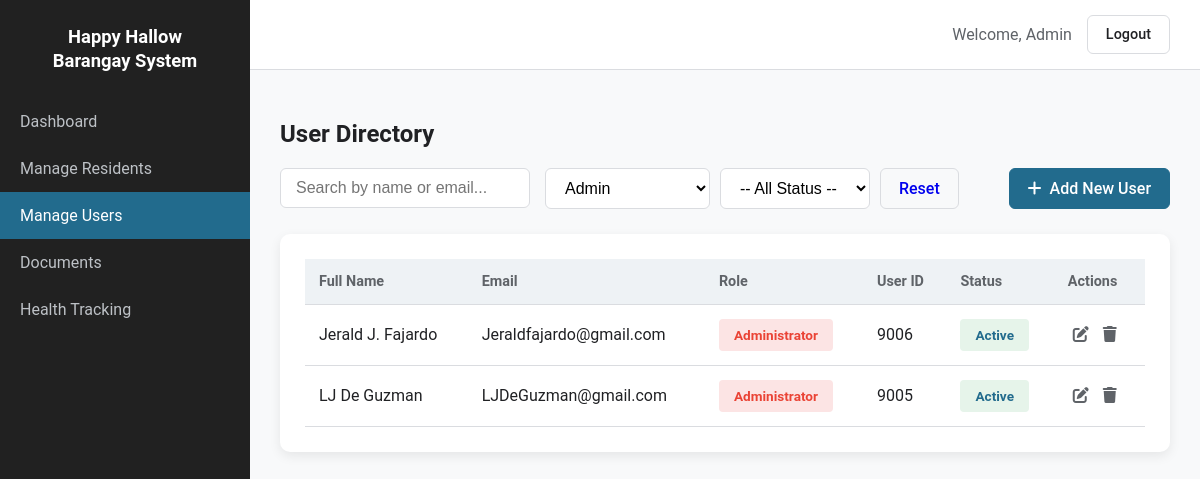
The app's page /admin/users.php?role=admin (signed in) with its own data.
### tables this page shows
CREATE TABLE IF NOT EXISTS `users` (
  `user_id` int NOT NULL AUTO_INCREMENT,
  `fullname` varchar(255) DEFAULT NULL,
  `email` varchar(100) NOT NULL,
  `password` varchar(255) NOT NULL,
  `role` varchar(10) NOT NULL,
  `status` varchar(10) NOT NULL DEFAULT 'active',
  PRIMARY KEY (`user_id`)
);

### admin/users.php (the view, shortened to what this page needs)
<?php
$logged_in_username = isset($_SESSION['user_name']) ? htmlspecialchars($_SESSION['user_name']) : 'Admin';
require_once 'db_connect.php';
$search_term = $_GET['search'] ?? '';
$role_filter = $_GET['role'] ?? '';
function getRoleBadge($role) {
    switch(strtolower($role)) {
        case 'admin': return ['text' => 'Administrator', 'class' => 'badge-admin', 'permission' => 'Full control over all system data, including residents, users, and documents.'];
    }
}
function getStatusBadge($status) {
    $status = strtolower($status);
    if ($status == 'active') {
        return ['text' => 'Active', 'class' => 'badge-active'];
    }
    return ['text' => ucfirst($status), 'class' => 'badge-none'];
}
$data = ['count' => 0, 'users' => []];
$where_clauses = [];
$params = [];
$types = '';
if (!empty($role_filter)) {
    $where_clauses[] = "role = ?";
    $params[] = $role_filter;
    $types .= 's';
}
$sql = "SELECT user_id, fullname, email, role, status FROM users";
if (!empty($where_clauses)) {
    $sql .= " WHERE " . implode(" AND ", $where_clauses);
}
$sql .= " ORDER BY user_id DESC";
try {
    $stmt = $conn->prepare($sql);
    if (!empty($params)) {
        $stmt->bind_param($types, ...$params);
    }
    $stmt->execute();
    $result = $stmt->get_result();
    if ($result && $result->num_rows > 0) {
        $users_array = [];
        while($row = $result->fetch_assoc()) {
            $users_array[] = $row;
        }
        $data['users'] = $users_array;
        $data['count'] = count($users_array);
    }
} catch (Exception $e) {
    $_SESSION['error_message'] = "Database Error: " . htmlspecialchars($e->getMessage());
}
function renderUserTableRows($users) {
    $rowsHtml = '';
    foreach ($users as $user) {
        $roleBadge = getRoleBadge($user['role']);
        $statusBadge = getStatusBadge($user['status']);
        $userId = htmlspecialchars($user['user_id']);
        $fullname = htmlspecialchars($user['fullname'] ?? '');
        $email = htmlspecialchars($user['email'] ?? '');
        $createdAt = htmlspecialchars($user['created_at'] ?? 'N/A');
        $rowsHtml .= '
            <tr class="user-row" data-user-id="' . $userId . '">
                <td>' . $fullname . '</td>
                <td>' . $email . '</td>
                <td><span class="special-status-bar ' . $roleBadge['class'] . '" style="margin-bottom: 0;">' . $roleBadge['text'] . '</span></td>
                <td>' . $userId . '</td>
                <td><span class="special-status-bar ' . $statusBadge['class'] . '" style="margin-bottom: 0;">' . $statusBadge['text'] . '</span></td>
                <td>
                    <div class="action-icon-group">
                        <a href="edit_user.php?id=' . $userId . '" class="action-btn edit-btn" title="Edit User">
                            <i class="fas fa-edit"></i> </a>
                        <a href="delete_user.php?id=' . $userId . '" class="action-btn delete-btn" title="Delete User" onclick="return confirm(\'Are you sure you want to delete this user (ID: ' . $userId . ')?\');">
                            <i class="fas fa-trash"></i> </a>
                    </div>
                </td>
            </tr>';
        $rowsHtml .= '
            <tr class="detail-row" data-detail-id="' . $userId . '">
                <td colspan="6">
                    <div class="detail-container">
                        <div class="special-status-bar ' . $roleBadge['class'] . '">
                            Role: ' . $roleBadge['text'] . '
                        </div>
                        <div class="detail-tabs">
                            <span class="detail-tab active" data-tab="account-' . $userId . '">Account Info</span>
                            <span class="detail-tab" data-tab="permissions-' . $userId . '">Role & Permissions</span>
                        </div>
                        <div class="tab-content active" id="account-' . $userId . '">
                            <div class="detail-grid">
                                <div class="detail-box">
                                    <h4>IDENTIFICATION</h4>
                                    <p><strong>User ID:</strong> ' . $userId . '</p>
                                    <p><strong>Full Name:</strong> ' . $fullname . '</p>
                                    <p><strong>Email:</strong> ' . $email . '</p>
                                </div>
                                <div class="detail-box">
                                    <h4>STATUS & DATE</h4>
                                    <p><strong>Current Status:</strong> <span class="special-status-bar ' . $statusBadge['class'] . '" style="padding: 3px 8px; margin: 0;">' . $statusBadge['text'] . '</span></p>
                                    <p><strong>Account Created:</strong> ' . $createdAt . '</p>
                                </div>
                            </div>
                        </div>
                        <div class="tab-content" id="permissions-' . $userId . '">
                            <div class="detail-box">
                                <h4>USER ROLE & ACCESS LEVEL</h4>
                                <p><strong>Role:</strong> <span class="special-status-bar ' . $roleBadge['class'] . '" style="padding: 3px 8px; margin: 0;">' . $roleBadge['text'] . '</span></p>
                                <p><strong>Permissions:</strong></p>
                                <p><em>' . htmlspecialchars($roleBadge['permission']) . '</em></p>
                            </div>
                        </div>
                    </div>
                </td>
            </tr>';
    }
    return $rowsHtml;
}
?>
<!DOCTYPE html>
<html lang="en">
<head>
    <link
      rel="stylesheet"
      href="https://cdnjs.cloudflare.com/ajax/libs/font-awesome/6.0.0-beta3/css/all.min.css"
    />
</head>
<body>
<div class="app-container">
    <div class="sidebar">
        <div class="logo">Happy Hallow<br />Barangay System</div>
        <nav class="main-nav">
            <ul>
                <li><a href="admin_dashboard.php">Dashboard</a></li>
                <li><a href="residents.php">Manage Residents</a></li>
                <li><a href="users.php" class="active">Manage Users</a></li>
                <li><a href="documents.php">Documents</a></li>
                <li><a href="health_tracking.php">Health Tracking</a></li>
            </ul>
        </nav>
    </div>
    <div class="main-content">
        <div class="topbar">
            <div class="topbar-right">
                <span class="user-info">Welcome, <?php echo $logged_in_username; ?></span>
                <a href="logout.php" class="btn logout-btn">Logout</a>
            </div>
        </div>
        <div class="page-content">
            <h2 id="user-count-header">User Directory</h2>
            <form id="filter-form" method="GET" action="users.php" class="data-control-panel">
                <div class="search-and-filter-wrapper">
                    <input
                        type="text"
                        placeholder="Search by name or email..."
                        class="search-input"
                        name="search"
                        id="search-input"
                        value="<?php echo htmlspecialchars($search_term); ?>"
                    />
                    <div class="filter-group">
                        <select class="filter-select" name="role" id="role-filter" onchange="this.form.submit()">
                            <option value="admin" <?php echo $role_filter == 'admin' ? 'selected' : ''; ?>>Admin</option>
                        </select>
                        <select class="filter-select" name="status" id="status-filter" onchange="this.form.submit()">
    <option value="">-- All Status --</option>
</select>
                        <a href="users.php" class="btn">Reset</a>
                    </div>
                </div>
                <a href="add_user.php" class="btn primary-btn add-btn">
                    <i class="fas fa-plus"></i>Add New User
                </a>
            </form>
            <div id="user-table-container">
                <div class="card data-table-card">
                    <div class="table-responsive">
                        <table id="users-main-table">
                            <thead>
                                <tr>
                                    <th>Full Name</th>
                                    <th>Email</th>
                                    <th>Role</th>
                                    <th>User ID</th>
                                    <th>Status</th>
                                    <th>Actions</th>
                                </tr>
                            </thead>
                            <tbody id="users-table-body">
                                <?php echo renderUserTableRows($data['users']); ?>
                            </tbody>
                        </table>
                    </div>
                </div>
            </div>
            </div>
    </div>
</div>
</body>
</html>

### admin/users.php (style rules this page uses)
:root { --primary-color: #226b8dff; --primary-dark: #226b8dff; --secondary-color: #5f6368; --warning-color: #fbbc04; --danger-color: #ea4335; --background-color: #f8f9fa; --card-background: #ffffff; --sidebar-bg: #212121; --text-color: #202124; --text-light: #5f6368; --border-color: #dadce0; --radius: 10px; --shadow: 0 4px 12px rgba(0, 0, 0, 0.08); }
* { box-sizing: border-box; }
body { margin: 0; font-family: "Roboto", Arial, sans-serif; background: var(--background-color); color: var(--text-color); }
a { text-decoration: none; }
.app-container { display: flex; min-height: 100vh; }
.sidebar { width: 250px; background: var(--sidebar-bg); color: white; }
.logo { padding: 25px; text-align: center; font-weight: 700; font-size: 1.15rem; line-height: 1.3; }
.main-nav ul { list-style: none; padding: 0; margin: 0; }
.main-nav a { display: block; padding: 14px 20px; color: #bdc1c6; }
.main-nav a:hover, .main-nav a.active { background: var(--primary-dark); color: white; }
.main-content { flex: 1; }
.topbar { background: white; padding: 15px 30px; border-bottom: 1px solid var(--border-color); display: flex; justify-content: flex-end; align-items: center; }
.topbar-right { display: flex; align-items: center; }
.user-info { margin-right: 15px; color: var(--text-light); }
.logout-btn { padding: 8px 15px; border: 1px solid var(--border-color); background: transparent; color: var(--text-color); font-size: 0.9rem; cursor: pointer; border-radius: 6px; transition: background-color 0.2s; font-weight: 500; }
.page-content { padding: 30px; }
.card { background: white; border-radius: var(--radius); box-shadow: var(--shadow); padding: 25px; margin-bottom: 30px; }
.btn { padding: 10px 18px; border-radius: 6px; font-weight: 500; border: 1px solid var(--border-color); cursor: pointer; transition: background-color 0.2s, box-shadow 0.2s; }
.primary-btn { background: var(--primary-color); color: white; border-color: var(--primary-color); }
table { width: 100%; border-collapse: collapse; }
thead { background: #eef2f5; color: var(--text-light); font-weight: 600; font-size: 0.9rem; text-align: left; }
th, td { padding: 14px; border-bottom: 1px solid var(--border-color); }
.user-row { cursor: pointer; transition: background-color 0.2s; }
.data-control-panel { display: flex; justify-content: space-between; align-items: center; margin-bottom: 25px; }
.search-and-filter-wrapper { display: flex; gap: 15px; align-items: center; flex-wrap: wrap; }
.search-input { padding: 10px 15px; border: 1px solid var(--border-color); border-radius: 6px; width: 250px; font-size: 1rem; transition: border-color 0.2s; }
.filter-group { display: flex; gap: 10px; }
.filter-select { padding: 10px 15px; border: 1px solid var(--border-color); border-radius: 6px; font-size: 1rem; background-color: white; cursor: pointer; }
.add-btn { display: flex; align-items: center; gap: 8px; }
.special-status-bar { padding: 8px 15px; border-radius: 4px; font-weight: 600; font-size: 0.85rem; margin-bottom: 15px; display: inline-block; }
.badge-admin { background-color: #fce4e4; color: var(--danger-color); }
.badge-active { background-color: #e6f4ea; color: var(--primary-dark); }
.action-btn { color: var(--secondary-color); font-size: 1rem; margin: 0 5px; transition: color 0.2s; }

### records on screen
users: fullname "Jerald J. Fajardo", email "Jeraldfajardo@gmail.com", role "Administrator", user_id "9006", status "Active"
users: fullname "LJ De Guzman", email "LJDeGuzman@gmail.com", role "Administrator", user_id "9005", status "Active"

### other values on screen
$logged_in_username "Admin"
